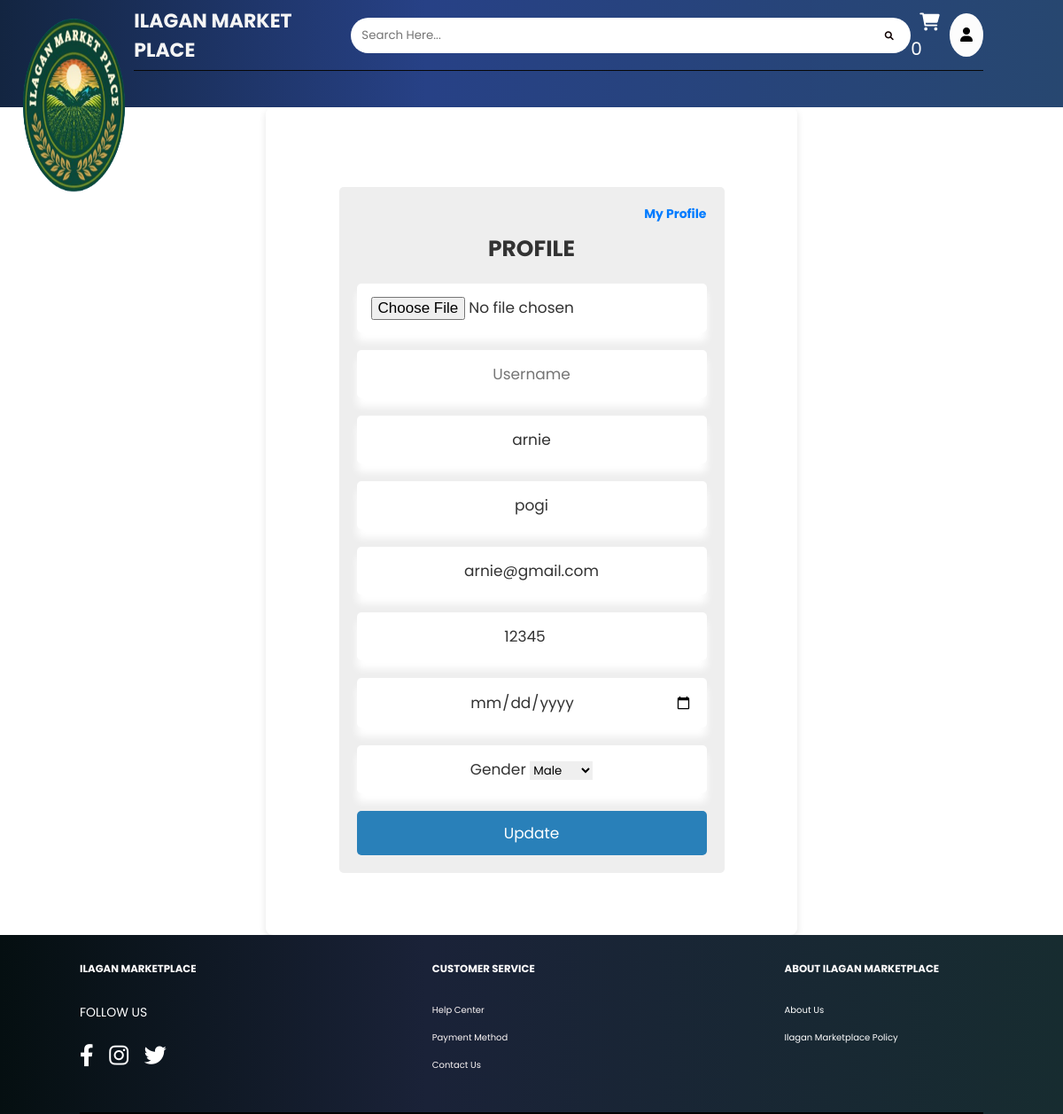
/ilagan/function/profile_edit.php (signed in), run on the app's committed database.
### tables this page shows
CREATE TABLE `form` (
  `user_id` int(22) NOT NULL,
  `username` varchar(255) NOT NULL,
  `fname` varchar(22) NOT NULL,
  `lname` varchar(22) NOT NULL,
  `contact` varchar(22) NOT NULL,
  `email` varchar(22) NOT NULL,
  `pass` varchar(22) NOT NULL,
  `province` varchar(255) NOT NULL,
  `city` varchar(255) NOT NULL,
  `brgy` varchar(255) NOT NULL,
  `street` varchar(255) NOT NULL,
  `zipcode` int(255) NOT NULL,
  `age` varchar(255) NOT NULL,
  `gender` varchar(255) NOT NULL,
  `image` varchar(255) NOT NULL
);

### ilagan/function/profile_edit.php (the view, shortened to what this page needs)
<?php
include 'db.php';
$user_id = $_SESSION['user_id'];
$select_products = mysqli_query($conn, "SELECT * FROM `form` WHERE user_id = '$user_id'");
$fetch_product = mysqli_fetch_assoc($select_products);
?>
<!DOCTYPE html>
<html lang="en">
<head>
    <link rel="stylesheet" href="https://cdnjs.cloudflare.com/ajax/libs/font-awesome/6.0.0/css/all.min.css">
    <link rel="stylesheet" href="css/style.css">
    <link rel="stylesheet" href="css/edit.css">
</head>
<body>
<header>
    <a href="collection.php"><img src="image/imglogo.png" alt="" class="headlogo"></a>
    <nav>
        <?php
        $select_rows = mysqli_query($conn, "SELECT * FROM `cart`") or die('query failed');
        $row_count = mysqli_num_rows($select_rows);
        ?>
        <div class="logo-search">
            <a href="#" class="logo">Ilagan Market place</a>
            <div class="search-box">
                <input type="search" placeholder="Search Here...">
                <i class="fa-solid fa-magnifying-glass"></i>
            </div>
            <div class="icon">
                <a href="cart.php" class="cart"><i class="fa-solid fa-cart-shopping"></i><span><?php echo $row_count; ?></span> </a>
            </div>
            <div class="dropdown">
                <button class="dropbtn"><a><i class="fa-solid fa-user"></i></a></button>
            </div>
        </div>
        <ul>
        </ul>
    </nav>
</header>
<div class="container">
    <section class="checkout-form">
        <form action="" method="post" class="add-product-form" enctype="multipart/form-data">
            <h6 class="edit"><a href="profile.php">My Profile</a></h6>
            <h3>Profile</h3>
            <input type="file" name="pimage" accept="image/png, image/jpg, image/jpeg" class="box" >
            <input type="text" name="pusername" placeholder="Username" class="box" value="<?php echo $fetch_product['username'] ?? ''; ?>">
            <input type="text" name="fname" placeholder="First Name" class="box" value="<?php echo $fetch_product['fname'] ?? ''; ?>">
            <input type="text" name="lname" placeholder="Last Name" class="box" value="<?php echo $fetch_product['lname'] ?? ''; ?>">
            <input type="email" name="pemail" placeholder="Email" class="box" value="<?php echo $fetch_product['email'] ?? ''; ?>">
            <input type="number" name="pnumber" placeholder="Phone Number" class="box" value="<?php echo $fetch_product['contact'] ?? ''; ?>">
            <input type="date" name="page" placeholder="Birthday" class="box" value="<?php echo $fetch_product['age'] ?? ''; ?>">
            <div class="box">
                <span>Gender</span>
                <select name="pgender">
                    <option <?php if(isset($fetch_product['gender']) && $fetch_product['gender'] == 'Male') echo 'selected'; ?>>Male</option>
                </select>
            </div>
            <input type="submit" value="Update" name="save_btn" class="btn">
        </form>
    </section>
</div>
<div class="footer">
    <div class="contanier">
        <div class="row">
            <h3>Ilagan Marketplace</h3>
            <p>FOLLOW US</p>
            <div class="social-links">
                <a href="#"><i class="fa-brands fa-facebook-f"></i></a>
                <a href="#"><i class="fa-brands fa-instagram"></i></a>
                <a href="#"><i class="fa-brands fa-twitter"></i></a>
            </div>
        </div>
        <div class="row">
            <h3>CUSTOMER SERVICE</h3>
            <ul>
                <li><a href="#">Help Center</a></li>
                <li><a href="#">Payment Method</a></li>
                <li><a href="#">Contact Us</a></li>
            </ul>
        </div>
        <div class="row">
            <h3>ABOUT Ilagan Marketplace</h3>
            <ul>
                <li>About us</li>
                <li>Ilagan Marketplace Policy</li>
            </ul>
        </div>
    </div>
</div>
</body>
</html>

### ilagan/css/style.css (style rules this page uses)
:root { --blue:#2980b9; --red:tomato; --orange:orange; --black:#333; --white:#fff; --bg-color:#eee; --dark-bg:rgba(0,0,0,.7); --box-shadow:0 .5rem 1rem rgba(0,0,0,.1); --border:.1rem solid #999; }
* { font-family: 'Poppins', sans-serif; margin:0; padding:0; box-sizing: border-box; outline: none; border:none; text-decoration: none; text-transform: capitalize; }
html { font-size: 62.5%; overflow-x: hidden; }
.container { max-width: 1200px; margin:0 auto; }
section { padding:5rem; }
.edit { font-size: small; text-align: end; margin-top: 0%; }
.edit a { text-decoration: none; color: #007bff; transition: color 0.3s; }
.btn, .option-btn, .delete-btn { display: block; width: 100%; text-align: center; background-color: var(--blue); color:var(--white); font-size: 1.7rem; padding:1.2rem 3rem; border-radius: .5rem; cursor: pointer; margin-top: 1rem; }
.add-product-form { max-width: 50rem; background-color: var(--bg-color); border-radius: .5rem; padding:2rem; margin:0 auto; margin-top: 2rem; }
.add-product-form h3 { font-size: 2.5rem; margin-bottom: 1rem; color:var(--black); text-transform: uppercase; text-align: center; }
.add-product-form .box { text-transform: none; padding:1.2rem 1.4rem; font-size: 1.7rem; color:var(--black); border-radius: .5rem; background-color: var(--white); margin:1rem 0; width: 100%; }
.checkout-form form { padding:2rem; border-radius: .5rem; background-color: var(--bg-color); }
.box { background: #ece8e8; border: 2px solid white; border-radius: 8px; box-shadow: 0 10px 8px rgb(255, 255, 255); margin: 20px; padding: 20px; width: 500px; text-align: center; transition: transform 0.3s, box-shadow 0.3s; }
.logo-search .logo { color: #f5f5f5; text-transform: uppercase; font-size: 22px; font-weight: bold; }
.search-box { width: 650px; height: 40px; position: relative; margin-right: 0%; }
.search-box input { width: 100%; height: 100%; padding: 0 50px 0 12px; border-radius: 30px; outline: none; border: none; }

### ilagan/css/edit.css (style rules this page uses)
.headlogo { margin-top: 0%; padding-left: 0%; margin-left: 0%; height: 20%; width: 15%; position: absolute; }
header { background: linear-gradient(90deg, rgb(19, 37, 65) 0%, rgb(39, 65, 134) 40%, rgb(39, 71, 112) 100%); height: 30%; }
header nav { width: 85%; margin: 0 auto; }
header nav .logo-search { display: flex; justify-content: space-between; align-items: center; height: 80px; margin-left: 6%; border-bottom: 1px solid #070707; }
header nav .logo-search .logo { color: #f5f5f5; text-transform: uppercase; font-size: 22px; font-weight: bold; }
header nav .logo-search .search-box { width: 650px; height: 40px; position: relative; margin-right: 0%; }
header nav .logo-search .search-box input { width: 100%; height: 100%; padding: 0 50px 0 12px; border-radius: 30px; outline: none; border: none; }
header nav .logo-search .search-box i { position: absolute; right: 0; top: 0; height: 100%; width: 50px; text-align: center; line-height: 40px; border-left: 1px solid #ffffff78; cursor: pointer; color: #0f0101; }
header nav .logo-search .icon a { color: #ffffff; margin-left: 10px; font-size: 20px; height: 10px; width: 10px; margin-right: 0px; }
.dropbtn { background-color: #fcfcfc; color: rgb(0, 0, 0); padding: 12px; font-size: 16px; border-radius: 100%; }
.dropdown { position: relative; display: inline-block; border-radius: 100%; }
.footer { background: linear-gradient(90deg, rgb(5, 15, 17) 0%, rgb(26, 34, 56) 40%, rgb(23, 44, 48) 100%); }
.footer .contanier { padding: 30px 0; width: 85%; margin: auto; display: flex; justify-content: space-between; border-bottom: 2px solid #000000; }
.footer .contanier .row { width: 22%; }
.footer .contanier .row h3 { color: #fffdfd; margin-bottom: 30px; text-transform: uppercase; }
.footer .contanier .row p { color: #ffffff; font-size: 14px; margin-bottom: 20px; }
.footer .contanier .row .social-links a { color: #ffffff; margin-right: 15px; font-size: 25px; }
.footer .contanier .row ul li { list-style: none; margin-bottom: 15px; color: #ffffff; }
.footer .contanier .row ul li a { color: #fcf6f6; }
.container { display: flex; justify-content: center; align-items: center; flex-direction: column; width: 100%; max-width: 600px; padding: 20px; background-color: #fff; box-shadow: 0 4px 8px rgba(0,0,0,0.1); border-radius: 8px; }
.add-product-form { width: 100%; display: flex; flex-direction: column; }
.edit { align-self: flex-end; margin-bottom: 10px; font-size: 14px; }

### data on the page
form: fname "arnie", lname "pogi", pemail "arnie@gmail.com", pnumber "12345"

### other printed values
$row_count "0"
